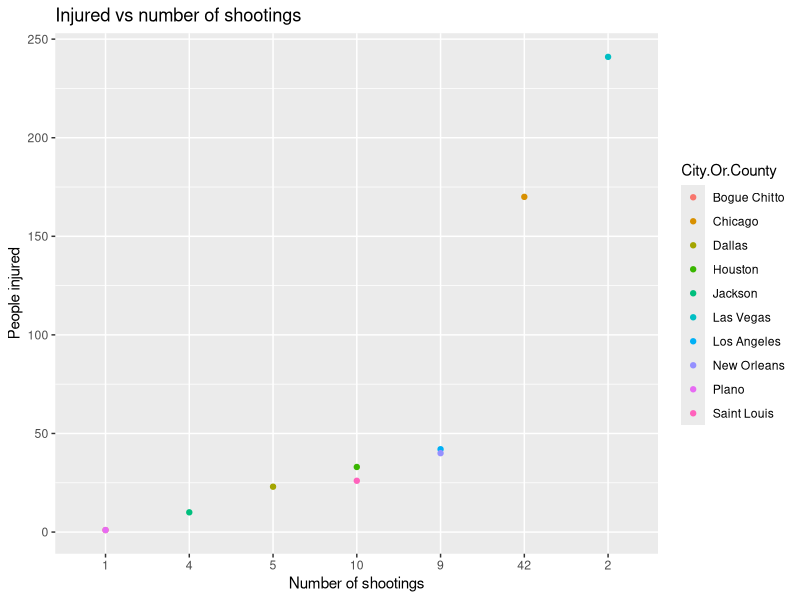
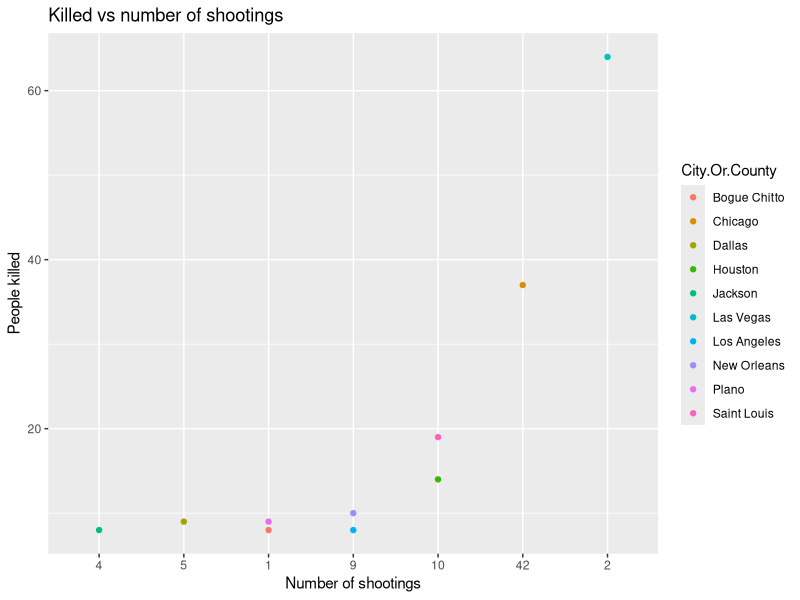
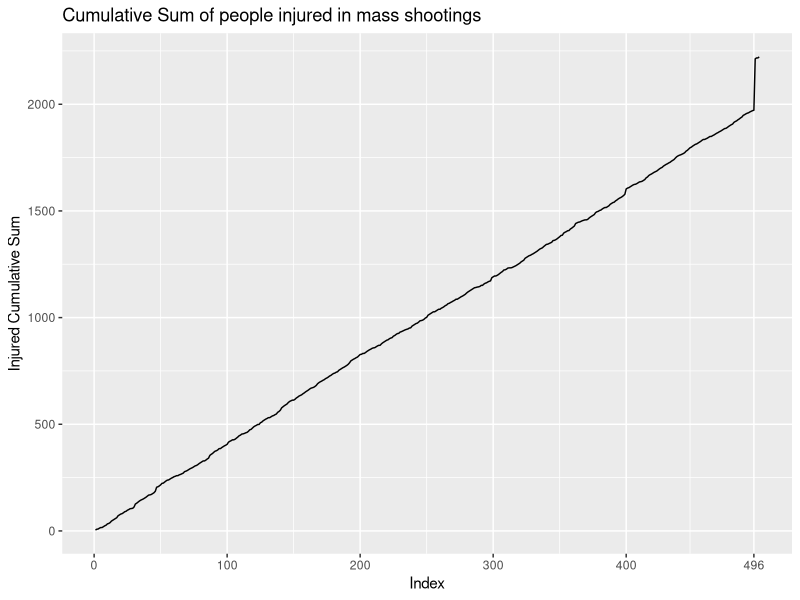
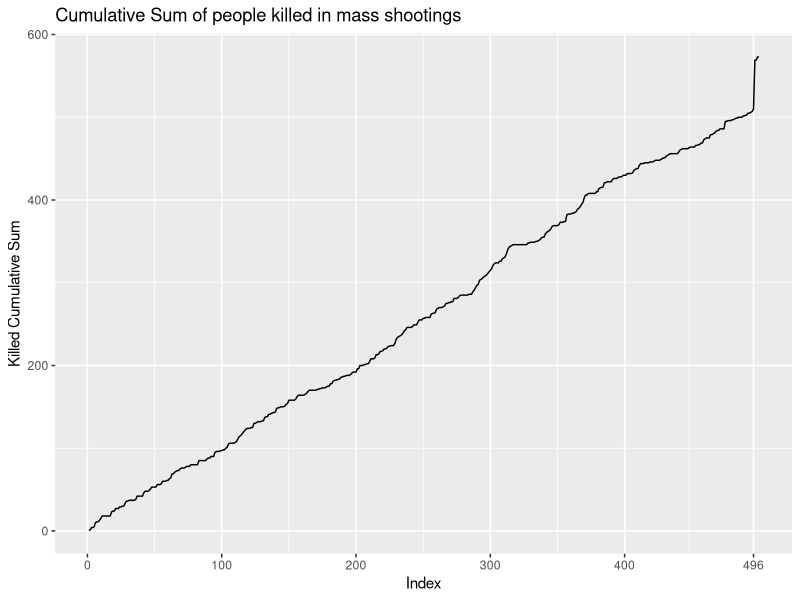

R code for these plots, in order:
## ---- chunk 1
library(tidyverse)

sh <- read.csv('shootings_years.csv')
to_keep <- names(sh)[1:length(names(sh))-1]
sh <- sh[to_keep]
print(dim(sh))
print(head(sh))


sh <- sh[nrow(sh):1, ]
sh$KilledCumSum <- cumsum(sh$X..Killed)
sh$InjuredCumSum <- cumsum(sh$X..Injured)


## ---- chunk 2
shoot_state <- sh %>% group_by(State) %>% 
    summarise(
        State.Shootings = n(),
        State.Killed = sum(X..Killed),
        State.Injured = sum(X..Injured)) %>%
    arrange(State.Killed) %>%
    top_n(10, State.Killed)

shoot_city <- sh %>% group_by(City.Or.County) %>% 
    summarise(
        City.Shootings = n(),
        City.Killed = sum(X..Killed),
        City.Injured = sum(X..Injured)) %>%
    arrange(City.Killed) %>%
    top_n(10, City.Killed)


gg_city_injured <- ggplot(shoot_city, aes(x = reorder(City.Shootings, City.Injured, sum), 
                                  y = City.Injured, color = City.Or.County)) +
    geom_point() +
    xlab('Number of shootings') +
    ylab('People injured') +
    ggtitle('Injured vs number of shootings')

gg_city_killed <- ggplot(shoot_city, aes(x = reorder(City.Shootings, City.Killed, sum), 
                                  y = City.Killed, color = City.Or.County)) +
    geom_point() +
    xlab('Number of shootings') +
    ylab('People killed') +
    ggtitle('Killed vs number of shootings')
## ---- chunk 3
plot(gg_city_injured)
## ---- chunk 4
plot(gg_city_killed)
## ---- chunk 5
icm <- ggplot(sh, aes(x = 1:500, y = InjuredCumSum)) +
    geom_line() +
    xlab('Index') +
    ylab('Injured Cumulative Sum') +
    ggtitle('Cumulative Sum of people injured in mass shootings') +
    scale_x_continuous(breaks = c(0, 100, 200, 300, 400, 496))


kcm <- ggplot(sh, aes(x = 1:500, y = KilledCumSum)) +
    geom_line() +
    xlab('Index') +
    ylab('Killed Cumulative Sum') +
    ggtitle('Cumulative Sum of people killed in mass shootings') +
    scale_x_continuous(breaks = c(0, 100, 200, 300, 400, 496))

plot(icm)
plot(kcm)
